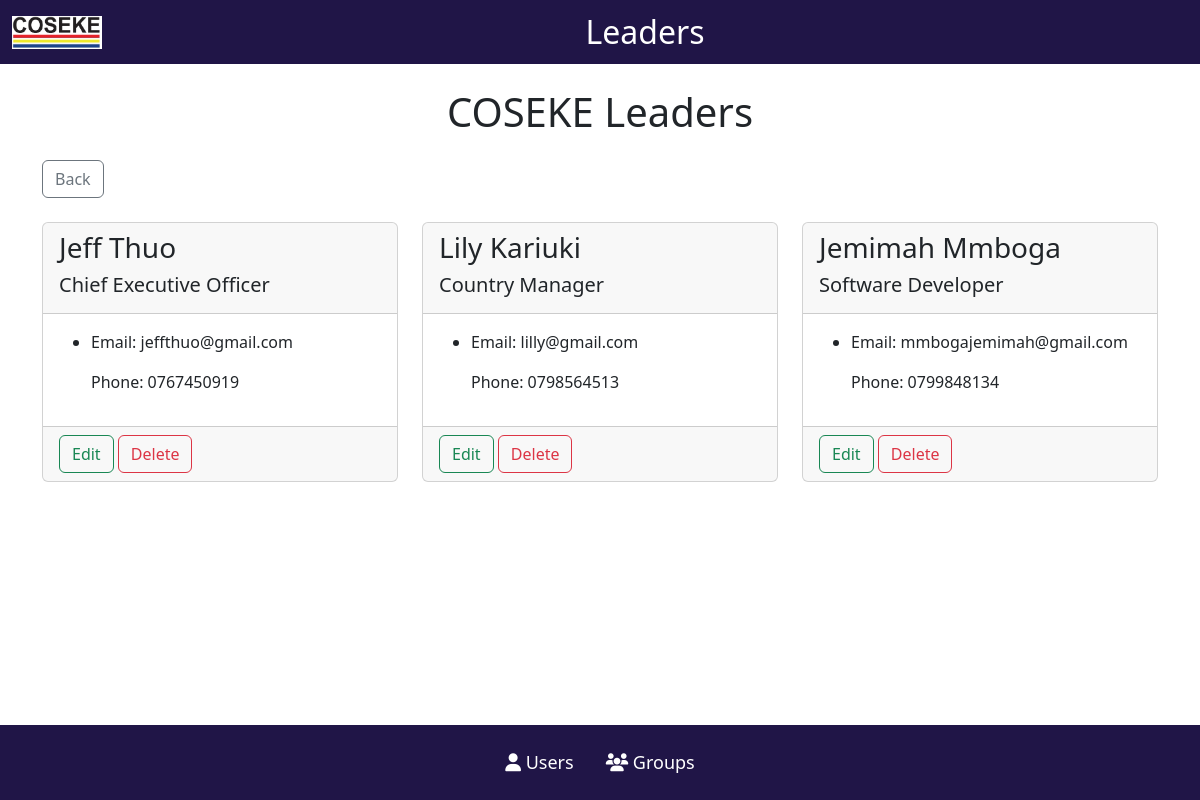
The page /organization-leaders/1/ on the database its author committed.
### base/models.py (models this page shows, shortened)
class Organization(models.Model):
    id = models.AutoField(primary_key=True)
    organization_name = models.CharField(max_length=200)
    description = models.CharField(max_length=1000, default=None)
    location = models.CharField(max_length=50)
    phone_number = models.CharField(max_length=200)
    website = models.CharField(max_length=200)
    stuff_number = models.IntegerField(null=True, blank=True)
    address = models.CharField(max_length=255, default=None)
    industry = models.CharField(max_length=255, default=None)
    is_nonprofit = models.BooleanField(default=False)
    established_date = models.DateField(default=None)
    social_media_facebook = models.URLField(null=True, blank=True)
    social_media_twitter = models.URLField(null=True, blank=True)
    social_media_instagram = models.URLField(null=True, blank=True)
    social_media_linkedin = models.URLField(null=True, blank=True)

class Leader(models.Model):
    id = models.AutoField(primary_key=True)
    organization = models.ForeignKey(Organization, on_delete=models.CASCADE)
    name = models.CharField(max_length=100)
    title = models.CharField(max_length=100)
    email = models.CharField(max_length=150)
    contact = models.CharField(max_length=20)

### base/views.py (the view)
# urls.py: path("organization-leaders/<int:organization_id>/", views.organization_leaders, name='organization_leaders'),
def organization_leaders(request, organization_id):
    organization = get_object_or_404(Organization, id=organization_id)
    organization_leaders = Leader.objects.filter(organization=organization)
    context = {
        'organization': organization,
        'leaders': organization_leaders
    }
    return render(request, 'base/organization_leaders.html', context)

### base/templates/base/organization_leaders.html (shortened to what this page needs)
{% load static %}
<!DOCTYPE html>
<html>
<head>
    <link rel="stylesheet" href="{% static '/css/main.css' %}" type="text/css">
    <link rel="stylesheet" href="https://cdn.jsdelivr.net/npm/bootstrap@5.3.0/dist/css/bootstrap.min.css">
    <link rel="stylesheet" href="https://cdnjs.cloudflare.com/ajax/libs/font-awesome/6.4.0/css/all.min.css" />
</head>
<body>
    <nav class="navbar navbar-color">
        <div class="container-fluid d-flex align-items-center">
            <img class="logo-image" src="{% static '/images/logo.jpg' %}" alt="logo">
            <a class="navbar-brand d-flex mx-auto" href="#">
                <h2 class="mb-0">Leaders</h2>
            </a>
        </div>
    </nav>
    <h1 class="text-center mt-4 mb-4">{{organization.organization_name}} Leaders</h1>
    <div class="container">
        <a href="{% url 'organization_names' %}" class="btn btn-outline-secondary mb-4">Back</a>
        <div class="row card-row">
            {% for leader in leaders %}
                <div class="col-md-4">
                    <div class="card mb-4">
                        <div class="card-header">
                            <h3>{{ leader.name }}</h3>
                            <h5>{{ leader.title }}</h5>
                        </div>
                        <div class="card-body">
                            <ul>
                                <li>
                                    <p>Email: {{ leader.email }}</p>
                                    <p>Phone: {{ leader.contact }}</p>
                                </li>
                            </ul>
                        </div>
                        <div class="card-footer">
                            <a href="{% url 'edit_leader' organization_id=organization.id leader_id=leader.id%}" class="btn btn-outline-success">Edit</a>
                            <a href="{% url 'delete_leader' organization_id=organization.id leader_id=leader.id %}" class="btn btn-outline-danger">Delete</a>
                        </div>
                    </div>
                </div>
            {% endfor %}
        </div>
    </div>
    <footer class="home-footer text-white p-4 fixed-bottom">
        <div class="d-flex justify-content-center align-items-center">
            <span class="me-3" style="font-size: 18px;">
            <i class="fas fa-user"></i> Users
            </span>
            <span class="ms-3" style="font-size: 18px;">
            <i class="fas fa-users"></i> Groups
            </span>
        </div>
    </footer>
</body>
</html>

### staticfiles/css/main.css (style rules this page uses)
.navbar-color { background-color: #201547!important; }
.navbar-brand { color: white!important; text-align: center; }
.logo-image { width: 90px; }
.home-footer { background-color: #201547; }

### base/templates/base/organization_leaders.html (style rules this page uses)
body { min-height: 100vh; display: flex; flex-direction: column; }
.home-footer { padding: 20px; text-align: center; position: fixed; left: 0; bottom: 0; width: 100%; }

### rows shown on the page
Organization: organization_name "COSEKE"
Leader: name "Jeff Thuo", title "Chief Executive Officer", email "jeffthuo@gmail.com", contact "0767450919"
Leader: name "Lily Kariuki", title "Country Manager", email "lilly@gmail.com", contact "0798564513"
Leader: name "Jemimah Mmboga", title "Software Developer", email "mmbogajemimah@gmail.com", contact "0799848134"
